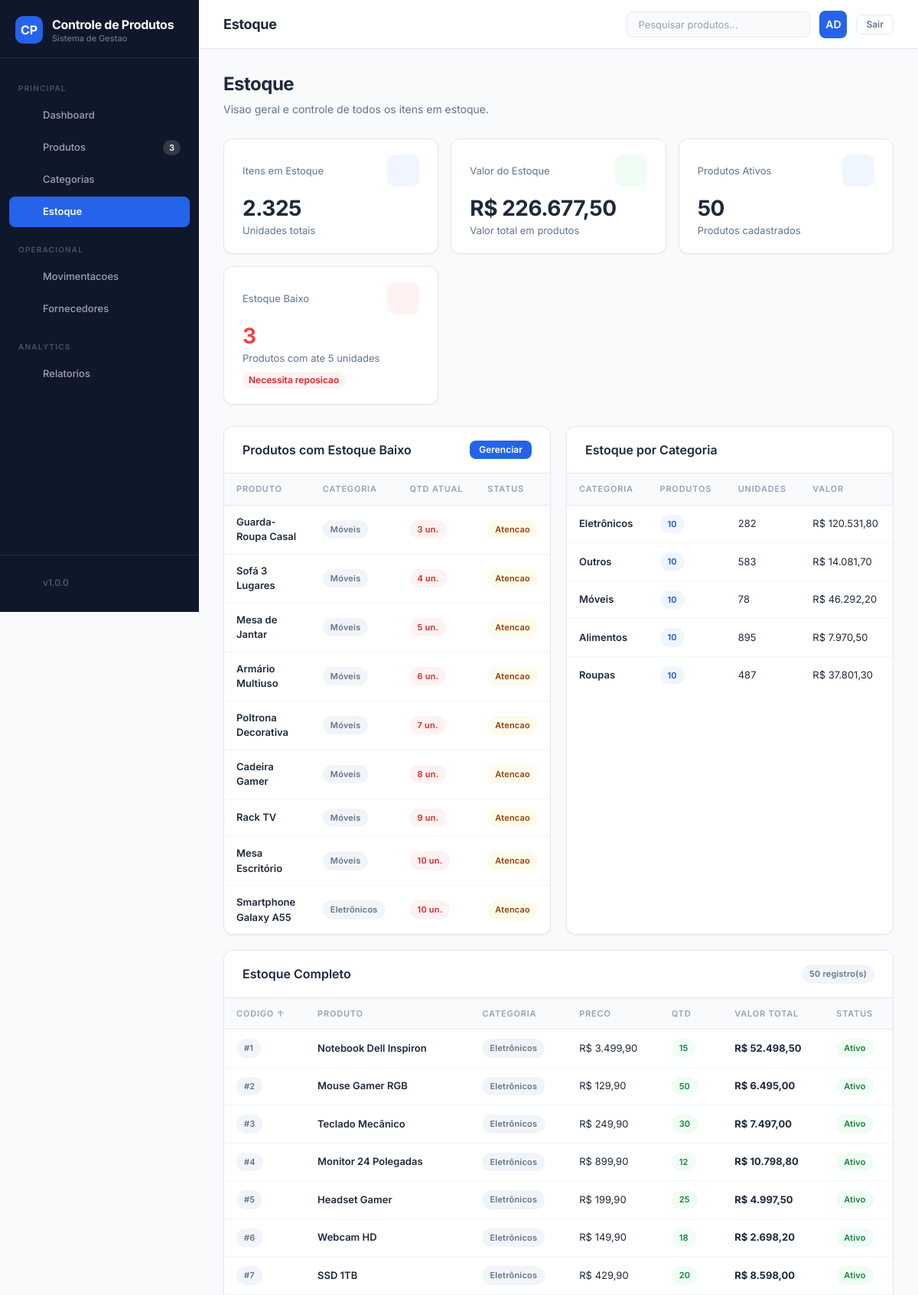
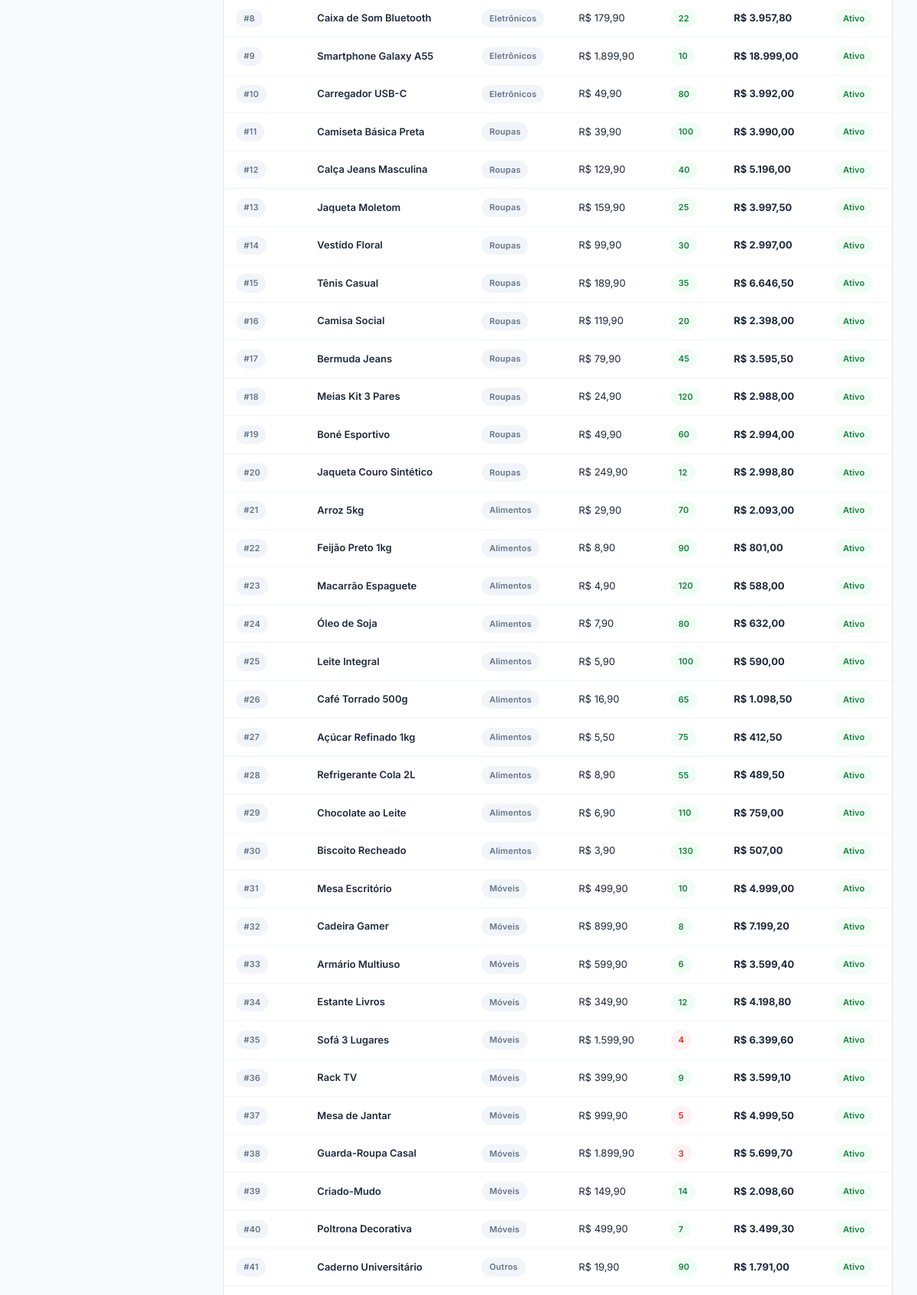
/estoque.php (signed in, upper part), run on the app's committed database (2 pictures, top to bottom).
### tables this page shows
CREATE TABLE IF NOT EXISTS produtos (
    id INT AUTO_INCREMENT PRIMARY KEY,
    nome VARCHAR(150) NOT NULL,
    categoria_id INT DEFAULT NULL,
    preco DECIMAL(10, 2) NOT NULL,
    quantidade INT NOT NULL,
    descricao VARCHAR(255) DEFAULT NULL,
    status VARCHAR(20) DEFAULT 'Ativo',
    imagem VARCHAR(255) DEFAULT NULL,
    CONSTRAINT fk_produtos_categoria
        FOREIGN KEY (categoria_id)
        REFERENCES categorias(id)
        ON DELETE SET NULL
        ON UPDATE CASCADE
);

CREATE TABLE IF NOT EXISTS categorias (
    id INT AUTO_INCREMENT PRIMARY KEY,
    nome VARCHAR(100) NOT NULL,
    descricao VARCHAR(255) DEFAULT NULL,
    status VARCHAR(20) DEFAULT 'Ativo'
);

### src/functions/funcoes.php (called while the page is built, shortened)
<?php
function listarProdutosEstoqueBaixo($conn, $limite = 5) {
    $sql = "SELECT p.*, c.nome AS categoria_nome
            FROM produtos p
            LEFT JOIN categorias c ON p.categoria_id = c.id
            WHERE p.quantidade <= ?
            ORDER BY p.quantidade ASC, p.id DESC";
    $stmt = $conn->prepare($sql);
    $stmt->execute([$limite]);
    return $stmt->fetchAll();
}
function contarTotalProdutos($conn) {
    return $conn->query("SELECT COUNT(*) AS total FROM produtos WHERE status = 'Ativo'")->fetch()['total'];
}
function contarProdutosEstoqueBaixo($conn, $limite = 5) {
    $sql = "SELECT COUNT(*) AS total FROM produtos WHERE quantidade <= ? AND status = 'Ativo'";
    $stmt = $conn->prepare($sql);
    $stmt->execute([$limite]);
    return $stmt->fetch()['total'];
}
function somarQuantidadeTotal($conn) {
    return $conn->query("SELECT SUM(quantidade) AS total FROM produtos WHERE status = 'Ativo'")->fetch()['total'];
}
function listarEstoqueCompleto($conn, $ordenar = 'id', $ordem = 'ASC') {
    $sql = "SELECT p.*, c.nome AS categoria_nome
            FROM produtos p
            LEFT JOIN categorias c ON p.categoria_id = c.id";
    $camposOrdenacao = [
        'id' => 'p.id',
        'nome' => 'p.nome',
        'categoria_nome' => 'c.nome',
        'preco' => 'p.preco',
        'quantidade' => 'p.quantidade',
        'status' => 'p.status'
    ];
    $campo = $camposOrdenacao[$ordenar] ?? 'p.id';
    $ordem = in_array($ordem, ['ASC', 'DESC']) ? $ordem : 'ASC';
    $sql .= " ORDER BY {$campo} {$ordem}";
    return $conn->query($sql)->fetchAll();
}
function listarProdutosPorCategoria($conn) {
    $sql = "SELECT c.nome AS categoria, COUNT(p.id) AS total, SUM(p.quantidade) AS estoque, SUM(p.preco * p.quantidade) AS valor_total
            FROM categorias c
            LEFT JOIN produtos p ON p.categoria_id = c.id AND p.status = 'Ativo'
            GROUP BY c.id, c.nome
            ORDER BY total DESC";
    return $conn->query($sql)->fetchAll();
}
function somarValorEstoque($conn) {
    $sql = "SELECT SUM(preco * quantidade) AS total FROM produtos WHERE status = 'Ativo'";
    return $conn->query($sql)->fetch()['total'] ?? 0;
}

### public/estoque.php (the view, shortened to what this page needs)
<?php
require '../src/functions/funcoes.php';
$conn = conectar();
$ordenar = $_GET['ordenar'] ?? 'id';
$ordem = $_GET['ordem'] ?? 'ASC';
$estoqueCompleto = listarEstoqueCompleto($conn, $ordenar, $ordem);
$totalProdutos   = contarTotalProdutos($conn);
$quantidadeTotal = somarQuantidadeTotal($conn);
$valorEstoque    = somarValorEstoque($conn);
$estoqueBaixo    = contarProdutosEstoqueBaixo($conn, 5);
$produtosBaixo   = listarProdutosEstoqueBaixo($conn, 10);
$catStats        = listarProdutosPorCategoria($conn);
require '../src/includes/header.php';
?>
<div class="page-header">
    <h1>Estoque</h1>
    <p>Visao geral e controle de todos os itens em estoque.</p>
</div>
<div class="stats-grid stagger">
    <div class="stat-card">
        <div class="stat-header">
            <span class="stat-label">Itens em Estoque</span>
            <div class="stat-icon blue"><?= icon('boxes', 20) ?></div>
        </div>
        <div class="stat-value"><?= number_format($quantidadeTotal ?? 0, 0, ',', '.') ?></div>
        <div class="stat-label">Unidades totais</div>
    </div>
    <div class="stat-card">
        <div class="stat-header">
            <span class="stat-label">Valor do Estoque</span>
            <div class="stat-icon green"><?= icon('dollar-sign', 20) ?></div>
        </div>
        <div class="stat-value">R$ <?= number_format($valorEstoque, 2, ',', '.') ?></div>
        <div class="stat-label">Valor total em produtos</div>
    </div>
    <div class="stat-card">
        <div class="stat-header">
            <span class="stat-label">Produtos Ativos</span>
            <div class="stat-icon blue"><?= icon('package', 20) ?></div>
        </div>
        <div class="stat-value"><?= $totalProdutos ?></div>
        <div class="stat-label">Produtos cadastrados</div>
    </div>
    <div class="stat-card">
        <div class="stat-header">
            <span class="stat-label">Estoque Baixo</span>
            <div class="stat-icon red"><?= icon('alert-circle', 20) ?></div>
        </div>
        <?php if ($totalProdutos == 0): ?>
            <div class="stat-value" style="color: var(--text-muted); font-size: 20px;">Sem produtos</div>
            <div class="stat-label">Cadastre produtos primeiro</div>
        <?php elseif ($estoqueBaixo > 0): ?>
            <div class="stat-value" style="color: var(--error);"><?= $estoqueBaixo ?></div>
            <div class="stat-label">Produtos com ate 5 unidades</div>
            <div class="stat-trend down"><?= icon('trending-down', 14) ?> Necessita reposicao</div>
        <?php else: ?>
            <div class="stat-value" style="color: var(--success);">0</div>
            <div class="stat-label">Produtos com ate 5 unidades</div>
            <div class="stat-trend up"><?= icon('trending-up', 14) ?> Estoque OK</div>
        <?php endif; ?>
    </div>
</div>
<div class="grid-2">
    <div class="card fade-in">
        <div class="card-header">
            <h2><?= icon('alert-circle', 16) ?> Produtos com Estoque Baixo</h2>
            <div class="card-actions">
                <a href="produtos.php" class="btn btn-primary btn-sm"><?= icon('package', 14) ?> Gerenciar</a>
            </div>
        </div>
        <div class="card-body" style="padding:0;">
            <?php if (empty($produtosBaixo)): ?>
                <div class="empty-state">
                    <?= icon('check', 48) ?>
                    <h3>Estoque saudavel</h3>
                    <p>Nenhum produto com quantidade abaixo do minimo.</p>
                </div>
            <?php else: ?>
                <div class="table-container">
                    <table>
                        <thead>
                            <tr>
                                <th>Produto</th>
                                <th>Categoria</th>
                                <th>Qtd Atual</th>
                                <th>Status</th>
                            </tr>
                        </thead>
                        <tbody>
                        <?php foreach ($produtosBaixo as $p): ?>
                            <tr>
                                <td><span class="product-name"><?= htmlspecialchars($p['nome']) ?></span></td>
                                <td><span class="badge badge-neutral"><?= htmlspecialchars($p['categoria_nome'] ?? '—') ?></span></td>
                                <td><span class="badge badge-error"><?= $p['quantidade'] ?> un.</span></td>
                                <td>
                                    <?php if ((int)$p['quantidade'] <= 2): ?>
                                        <span class="badge badge-error"><?= icon('alert-circle', 12) ?> Critico</span>
                                    <?php else: ?>
                                        <span class="badge badge-warning"><?= icon('alert-circle', 12) ?> Atencao</span>
                                    <?php endif; ?>
                                </td>
                            </tr>
                        <?php endforeach; ?>
                        </tbody>
                    </table>
                </div>
            <?php endif; ?>
        </div>
    </div>
    <div class="card fade-in">
        <div class="card-header">
            <h2><?= icon('bar-chart-3', 16) ?> Estoque por Categoria</h2>
        </div>
        <div class="card-body" style="padding:0;">
            <?php if (empty($catStats)): ?>
                <div class="empty-state">
                    <?= icon('tags', 48) ?>
                    <h3>Nenhuma categoria</h3>
                    <p>Cadastre categorias para visualizar a distribuicao do estoque.</p>
                </div>
            <?php else: ?>
                <div class="table-container">
                    <table>
                        <thead>
                            <tr>
                                <th>Categoria</th>
                                <th>Produtos</th>
                                <th>Unidades</th>
                                <th>Valor</th>
                            </tr>
                        </thead>
                        <tbody>
                        <?php foreach ($catStats as $c): ?>
                            <tr>
                                <td><span class="product-name"><?= htmlspecialchars($c['categoria'] ?? 'Sem categoria') ?></span></td>
                                <td><span class="badge badge-info"><?= $c['total'] ?></span></td>
                                <td><?= $c['estoque'] ?? 0 ?></td>
                                <td>R$ <?= number_format($c['valor_total'] ?? 0, 2, ',', '.') ?></td>
                            </tr>
                        <?php endforeach; ?>
                        </tbody>
                    </table>
                </div>
            <?php endif; ?>
        </div>
    </div>
</div>
<div class="card fade-in">
    <div class="card-header">
        <h2><?= icon('list', 16) ?> Estoque Completo</h2>
        <div class="card-actions">
            <span class="badge badge-neutral"><?= count($estoqueCompleto) ?> registro(s)</span>
        </div>
    </div>
    <div class="card-body" style="padding:0;">
        <?php if (empty($estoqueCompleto)): ?>
            <div class="empty-state">
                <?= icon('package', 48) ?>
                <h3>Estoque vazio</h3>
                <p>Cadastre produtos para visualizar o estoque completo.</p>
            </div>
        <?php else: ?>
            <div class="table-container">
                <table>
                    <thead>
                        <tr>
                            <th><a href="?<?= http_build_query(array_merge($_GET, ['ordenar' => 'id', 'ordem' => $ordenar === 'id' && $ordem === 'ASC' ? 'DESC' : 'ASC'])) ?>" class="sort-link">Codigo <?= $ordenar === 'id' ? ($ordem === 'ASC' ? '↑' : '↓') : '' ?></a></th>
                            <th><a href="?<?= http_build_query(array_merge($_GET, ['ordenar' => 'nome', 'ordem' => $ordenar === 'nome' && $ordem === 'ASC' ? 'DESC' : 'ASC'])) ?>" class="sort-link">Produto <?= $ordenar === 'nome' ? ($ordem === 'ASC' ? '↑' : '↓') : '' ?></a></th>
                            <th><a href="?<?= http_build_query(array_merge($_GET, ['ordenar' => 'categoria_nome', 'ordem' => $ordenar === 'categoria_nome' && $ordem === 'ASC' ? 'DESC' : 'ASC'])) ?>" class="sort-link">Categoria <?= $ordenar === 'categoria_nome' ? ($ordem === 'ASC' ? '↑' : '↓') : '' ?></a></th>
                            <th><a href="?<?= http_build_query(array_merge($_GET, ['ordenar' => 'preco', 'ordem' => $ordenar === 'preco' && $ordem === 'ASC' ? 'DESC' : 'ASC'])) ?>" class="sort-link">Preco <?= $ordenar === 'preco' ? ($ordem === 'ASC' ? '↑' : '↓') : '' ?></a></th>
                            <th><a href="?<?= http_build_query(array_merge($_GET, ['ordenar' => 'quantidade', 'ordem' => $ordenar === 'quantidade' && $ordem === 'ASC' ? 'DESC' : 'ASC'])) ?>" class="sort-link">Qtd <?= $ordenar === 'quantidade' ? ($ordem === 'ASC' ? '↑' : '↓') : '' ?></a></th>
                            <th>Valor Total</th>
                            <th><a href="?<?= http_build_query(array_merge($_GET, ['ordenar' => 'status', 'ordem' => $ordenar === 'status' && $ordem === 'ASC' ? 'DESC' : 'ASC'])) ?>" class="sort-link">Status <?= $ordenar === 'status' ? ($ordem === 'ASC' ? '↑' : '↓') : '' ?></a></th>
                        </tr>
                    </thead>
                    <tbody>
                    <?php foreach ($estoqueCompleto as $p): ?>
                        <?php $valorItem = $p['preco'] * $p['quantidade']; ?>
                        <tr>
                            <td><span class="badge badge-neutral">#<?= $p['id'] ?></span></td>
                            <td><span class="product-name"><?= htmlspecialchars($p['nome']) ?></span></td>
                            <td><span class="badge badge-neutral"><?= htmlspecialchars($p['categoria_nome'] ?? '—') ?></span></td>
                            <td>R$ <?= number_format($p['preco'], 2, ',', '.') ?></td>
                            <td>
                                <?php $baixo = (int)$p['quantidade'] <= 5; ?>
                                <span class="badge <?= $baixo ? 'badge-error' : 'badge-success' ?>"><?= $p['quantidade'] ?></span>
                            </td>
                            <td><strong>R$ <?= number_format($valorItem, 2, ',', '.') ?></strong></td>
                            <td>
                                <?php if ($p['status'] === 'Ativo'): ?>
                                    <span class="badge badge-success">Ativo</span>
                                <?php else: ?>
                                    <span class="badge badge-error">Inativo</span>
                                <?php endif; ?>
                            </td>
                        </tr>
                    <?php endforeach; ?>
                    </tbody>
                </table>
            </div>
        <?php endif; ?>
    </div>
</div>
<?php require '../src/includes/footer.php'; ?>

### data on the page
produtos: nome "Guarda-Roupa Casal", categoria.nome "Móveis", quantidade "3", id "38", preco "1.899,90", valorItem "5.699,70", status "Ativo"
produtos: nome "Sofá 3 Lugares", categoria.nome "Móveis", quantidade "4", id "35", preco "1.599,90", valorItem "6.399,60", status "Ativo"
produtos: nome "Mesa de Jantar", categoria.nome "Móveis", quantidade "5", id "37", preco "999,90", valorItem "4.999,50", status "Ativo"
produtos: nome "Armário Multiuso", categoria.nome "Móveis", quantidade "6", id "33", preco "599,90", valorItem "3.599,40", status "Ativo"
produtos: nome "Poltrona Decorativa", categoria.nome "Móveis", quantidade "7", id "40", preco "499,90", valorItem "3.499,30", status "Ativo"
produtos: nome "Cadeira Gamer", categoria.nome "Móveis", quantidade "8", id "32", preco "899,90", valorItem "7.199,20", status "Ativo"
produtos: nome "Rack TV", categoria.nome "Móveis", quantidade "9", id "36", preco "399,90", valorItem "3.599,10", status "Ativo"
produtos: nome "Mesa Escritório", categoria.nome "Móveis", quantidade "10", id "31", preco "499,90", valorItem "4.999,00", status "Ativo"
produtos: nome "Smartphone Galaxy A55", categoria.nome "Eletrônicos", quantidade "10", id "9", preco "1.899,90", valorItem "18.999,00", status "Ativo"
produtos: id "1", nome "Notebook Dell Inspiron", categoria.nome "Eletrônicos", preco "3.499,90", quantidade "15", valorItem "52.498,50", status "Ativo"
produtos: id "2", nome "Mouse Gamer RGB", categoria.nome "Eletrônicos", preco "129,90", quantidade "50", valorItem "6.495,00", status "Ativo"
produtos: id "3", nome "Teclado Mecânico", categoria.nome "Eletrônicos", preco "249,90", quantidade "30", valorItem "7.497,00", status "Ativo"
produtos: id "4", nome "Monitor 24 Polegadas", categoria.nome "Eletrônicos", preco "899,90", quantidade "12", valorItem "10.798,80", status "Ativo"
produtos: id "5", nome "Headset Gamer", categoria.nome "Eletrônicos", preco "199,90", quantidade "25", valorItem "4.997,50", status "Ativo"
produtos: id "6", nome "Webcam HD", categoria.nome "Eletrônicos", preco "149,90", quantidade "18", valorItem "2.698,20", status "Ativo"
produtos: id "7", nome "SSD 1TB", categoria.nome "Eletrônicos", preco "429,90", quantidade "20", valorItem "8.598,00", status "Ativo"
produtos: id "8", nome "Caixa de Som Bluetooth", categoria.nome "Eletrônicos", preco "179,90", quantidade "22", valorItem "3.957,80", status "Ativo"
produtos: id "10", nome "Carregador USB-C", categoria.nome "Eletrônicos", preco "49,90", quantidade "80", valorItem "3.992,00", status "Ativo"
produtos: id "11", nome "Camiseta Básica Preta", categoria.nome "Roupas", preco "39,90", quantidade "100", valorItem "3.990,00", status "Ativo"
produtos: id "12", nome "Calça Jeans Masculina", categoria.nome "Roupas", preco "129,90", quantidade "40", valorItem "5.196,00", status "Ativo"
produtos: id "13", nome "Jaqueta Moletom", categoria.nome "Roupas", preco "159,90", quantidade "25", valorItem "3.997,50", status "Ativo"
produtos: id "14", nome "Vestido Floral", categoria.nome "Roupas", preco "99,90", quantidade "30", valorItem "2.997,00", status "Ativo"
produtos: id "15", nome "Tênis Casual", categoria.nome "Roupas", preco "189,90", quantidade "35", valorItem "6.646,50", status "Ativo"
produtos: id "16", nome "Camisa Social", categoria.nome "Roupas", preco "119,90", quantidade "20", valorItem "2.398,00", status "Ativo"
produtos: id "17", nome "Bermuda Jeans", categoria.nome "Roupas", preco "79,90", quantidade "45", valorItem "3.595,50", status "Ativo"
produtos: id "18", nome "Meias Kit 3 Pares", categoria.nome "Roupas", preco "24,90", quantidade "120", valorItem "2.988,00", status "Ativo"
produtos: id "19", nome "Boné Esportivo", categoria.nome "Roupas", preco "49,90", quantidade "60", valorItem "2.994,00", status "Ativo"
produtos: id "20", nome "Jaqueta Couro Sintético", categoria.nome "Roupas", preco "249,90", quantidade "12", valorItem "2.998,80", status "Ativo"
produtos: id "21", nome "Arroz 5kg", categoria.nome "Alimentos", preco "29,90", quantidade "70", valorItem "2.093,00", status "Ativo"
produtos: id "22", nome "Feijão Preto 1kg", categoria.nome "Alimentos", preco "8,90", quantidade "90", valorItem "801,00", status "Ativo"
produtos: id "23", nome "Macarrão Espaguete", categoria.nome "Alimentos", preco "4,90", quantidade "120", valorItem "588,00", status "Ativo"
produtos: id "24", nome "Óleo de Soja", categoria.nome "Alimentos", preco "7,90", quantidade "80", valorItem "632,00", status "Ativo"
produtos: id "25", nome "Leite Integral", categoria.nome "Alimentos", preco "5,90", quantidade "100", valorItem "590,00", status "Ativo"
produtos: id "26", nome "Café Torrado 500g", categoria.nome "Alimentos", preco "16,90", quantidade "65", valorItem "1.098,50", status "Ativo"
produtos: id "27", nome "Açúcar Refinado 1kg", categoria.nome "Alimentos", preco "5,50", quantidade "75", valorItem "412,50", status "Ativo"
produtos: id "28", nome "Refrigerante Cola 2L", categoria.nome "Alimentos", preco "8,90", quantidade "55", valorItem "489,50", status "Ativo"
produtos: id "29", nome "Chocolate ao Leite", categoria.nome "Alimentos", preco "6,90", quantidade "110", valorItem "759,00", status "Ativo"
produtos: id "30", nome "Biscoito Recheado", categoria.nome "Alimentos", preco "3,90", quantidade "130", valorItem "507,00", status "Ativo"
produtos: id "34", nome "Estante Livros", categoria.nome "Móveis", preco "349,90", quantidade "12", valorItem "4.198,80", status "Ativo"
produtos: id "39", nome "Criado-Mudo", categoria.nome "Móveis", preco "149,90", quantidade "14", valorItem "2.098,60", status "Ativo"
produtos: id "41", nome "Caderno Universitário", categoria.nome "Outros", preco "19,90", quantidade "90", valorItem "1.791,00", status "Ativo"

### other printed values
$estoqueBaixoCount "3"
$titulo "Estoque"
substr($usuario['nome'] ?? 'U', 0, 2) "AD"
$quantidadeTotal "2.325"
$valorEstoque "226.677,50"
$totalProdutos "50"
$estoqueBaixo "3"
$c['categoria'] "Eletrônicos"
$c['total'] "10"
$c['estoque'] "282"
$c['valor_total'] "120.531,80"
$c['categoria'] "Outros"
$c['estoque'] "583"
$c['valor_total'] "14.081,70"
$c['categoria'] "Móveis"
